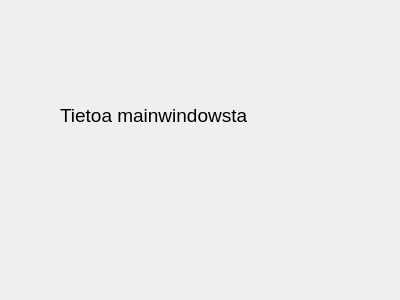
<?xml version="1.0" encoding="UTF-8"?>
<ui version="4.0">
 <class>SecondForm</class>
 <widget class="QWidget" name="SecondForm">
  <property name="geometry">
   <rect>
    <x>0</x>
    <y>0</y>
    <width>400</width>
    <height>300</height>
   </rect>
  </property>
  <property name="windowTitle">
   <string>Form</string>
  </property>
  <widget class="QLabel" name="labelInfo">
   <property name="geometry">
    <rect>
     <x>60</x>
     <y>70</y>
     <width>211</width>
     <height>91</height>
    </rect>
   </property>
   <property name="font">
    <font>
     <pointsize>14</pointsize>
    </font>
   </property>
   <property name="text">
    <string>Tietoa mainwindowsta</string>
   </property>
  </widget>
 </widget>
 <resources/>
 <connections/>
</ui>
